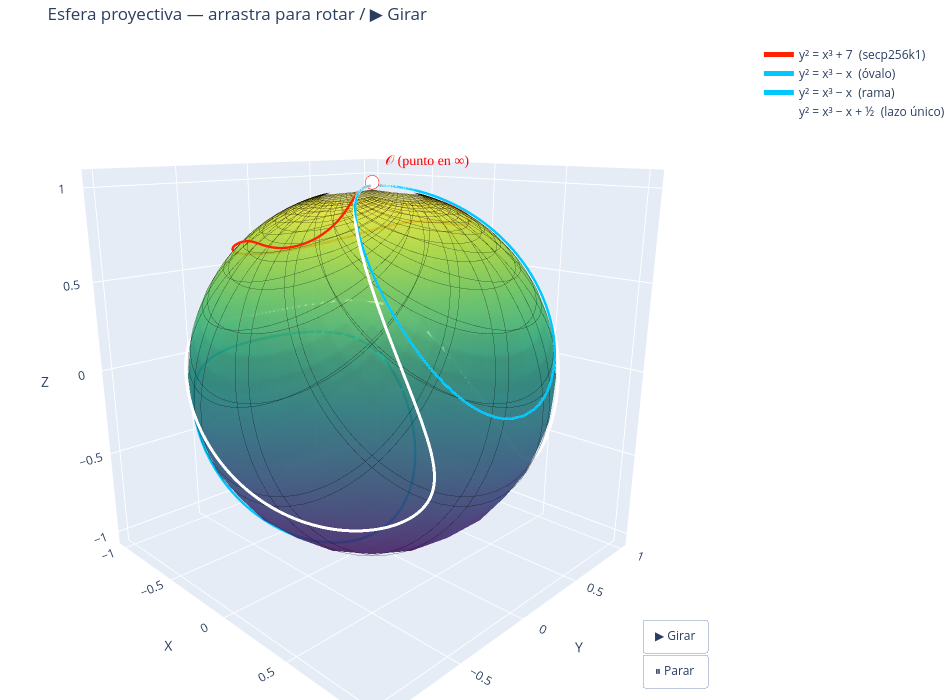

Notebook code for this chart:
### Code cell
# ═══════════════════════════════════════════════════════════════════════
#  ESFERA PROYECTIVA — misma cuadrícula deformada por proyección estereográfica
#  Arrastra para rotar, o presiona ▶ Girar.
# ═══════════════════════════════════════════════════════════════════════
fig_s = go.Figure()

# relleno coloreado (sin contornos integrados)
fig_s.add_trace(go.Surface(
    x=Xs_f, y=Ys_f, z=Zs_f,
    surfacecolor=Zs_f,
    colorscale="Viridis", showscale=False, opacity=0.65,
))

# líneas de cuadrícula deformadas (cada recta del plano se convierte en curva aquí)
gx, gy, gz = grid_sphere
fig_s.add_trace(go.Scatter3d(
    x=gx, y=gy, z=gz,
    mode="lines", line=dict(color=GRID_COLOR, width=GRID_W),
    showlegend=False, hoverinfo="skip",
))

# secp256k1: y² = x³ + 7  (roja — abraza el hemisferio superior)
fig_s.add_trace(go.Scatter3d(
    x=btc_sx, y=btc_sy, z=btc_sz,
    mode="lines", line=dict(color="rgb(255,34,0)", width=CURVE_W),
    name="y² = x³ + 7  (secp256k1)", showlegend=True,
))

# y² = x³ − x  óvalo (cian — lazo por el hemisferio inferior)
fig_s.add_trace(go.Scatter3d(
    x=egg_sx, y=egg_sy, z=egg_sz,
    mode="lines", line=dict(color="rgb(0,200,255)", width=CURVE_W),
    name="y² = x³ − x  (óvalo)", showlegend=True,
))

# y² = x³ − x  rama (cian — sube hacia el polo norte)
fig_s.add_trace(go.Scatter3d(
    x=br_sx, y=br_sy, z=br_sz,
    mode="lines", line=dict(color="rgb(0,200,255)", width=CURVE_W),
    name="y² = x³ − x  (rama)", showlegend=True,
))

# y² = x³ − x + 0.5  (blanca — un solo gran lazo envolviendo toda la esfera)
fig_s.add_trace(go.Scatter3d(
    x=wrap_sx, y=wrap_sy, z=wrap_sz,
    mode="lines", line=dict(color="white", width=CURVE_W + 1),
    name="y² = x³ − x + ½  (lazo único)", showlegend=True,
))

# punto en el infinito
fig_s.add_trace(go.Scatter3d(
    x=[0], y=[0], z=[1.03],
    mode="markers+text",
    marker=dict(size=8, color="white", line=dict(color="red", width=3)),
    text=["  𝒪 (punto en ∞)"], textposition="top right",
    textfont=dict(size=14, color="red", family="serif"),
    showlegend=False,
))

fig_s.update_layout(
    title="Esfera proyectiva — arrastra para rotar / ▶ Girar",
    scene=dict(
        xaxis_title="X", yaxis_title="Y", zaxis_title="Z",
        camera=dict(eye=dict(x=1.4, y=-1.4, z=0.6)),
        aspectmode="data",
    ),
    height=700, width=950,
    margin=dict(l=0, r=0, t=40, b=0),
)

# auto-giro
n_frames = 72
frames = []
for i in range(n_frames):
    a = 2 * np.pi * i / n_frames
    frames.append(go.Frame(
        layout=dict(scene=dict(camera=dict(
            eye=dict(x=1.8*np.cos(a), y=1.8*np.sin(a), z=0.6)))),
        name=str(i),
    ))
fig_s.frames = frames
fig_s.update_layout(updatemenus=[dict(
    type="buttons", showactive=False,
    x=0.95, y=0.02, xanchor="right", yanchor="bottom",
    buttons=[
        dict(label="▶ Girar", method="animate",
             args=[None, dict(frame=dict(duration=80, redraw=True),
                              fromcurrent=True, mode="immediate",
                              transition=dict(duration=0))]),
        dict(label="⏸ Parar", method="animate",
             args=[[None], dict(frame=dict(duration=0, redraw=False),
                                mode="immediate")]),
    ],
)])

fig_s.show()
print("Roja  = y² = x³ + 7      (secp256k1)  — lazo pequeño abrazando el polo norte")
print("Cian  = y² = x³ − x      (2 componentes — óvalo + rama, dos círculos separados)")
print("Blanca = y² = x³ − x + ½  (1 componente — un solo lazo envolviendo la esfera)")
print("\nActiva/desactiva cada una en la leyenda. La curva blanca es la del video de Trustica.")

### Figure 1 — Plotly figure (JSON) as saved in the notebook; plotly's stock layout.template omitted (floating-point values rounded to 4 significant figures; data arrays with more than 128 entries replaced by an {"elided": "..."} marker saying what was removed)
{"data": [{"colorscale": [[0, "#440154"], [0.1111, "#482878"], [0.2222, "#3e4989"], [0.3333, "#31688e"], [0.4444, "#26828e"], [0.5556, "#1f9e89"], [0.6667, "#35b779"], [0.7778, "#6ece58"], [0.8889, "#b5de2b"], [1, "#fde725"]], "opacity": 0.65, "showscale": false, "surfacecolor": {"elided": "80x80 float values"}, "type": "surface", "x": {"elided": "80x80 float values"}, "y": {"elided": "80x80 float values"}, "z": {"elided": "80x80 float values"}}, {"hoverinfo": "skip", "line": {"color": "rgba(0,0,0,0.45)", "width": 1}, "mode": "lines", "showlegend": false, "type": "scatter3d", "x": {"elided": "12060 float values"}, "y": {"elided": "12060 float values"}, "z": {"elided": "12060 float values"}}, {"line": {"color": "rgb(255,34,0)", "width": 5}, "mode": "lines", "name": "y² = x³ + 7  (secp256k1)", "showlegend": true, "type": "scatter3d", "x": {"elided": "6000 float values"}, "y": {"elided": "6000 float values"}, "z": {"elided": "6000 float values"}}, {"line": {"color": "rgb(0,200,255)", "width": 5}, "mode": "lines", "name": "y² = x³ − x  (óvalo)", "showlegend": true, "type": "scatter3d", "x": {"elided": "1600 float values"}, "y": {"elided": "1600 float values"}, "z": {"elided": "1600 float values"}}, {"line": {"color": "rgb(0,200,255)", "width": 5}, "mode": "lines", "name": "y² = x³ − x  (rama)", "showlegend": true, "type": "scatter3d", "x": {"elided": "4400 float values"}, "y": {"elided": "4400 float values"}, "z": {"elided": "4400 float values"}}, {"line": {"color": "white", "width": 6}, "mode": "lines", "name": "y² = x³ − x + ½  (lazo único)", "showlegend": true, "type": "scatter3d", "x": {"elided": "7000 float values"}, "y": {"elided": "7000 float values"}, "z": {"elided": "7000 float values"}}, {"marker": {"color": "white", "line": {"color": "red", "width": 3}, "size": 8}, "mode": "markers+text", "showlegend": false, "text": ["  𝒪 (punto en ∞)"], "textfont": {"color": "red", "family": "serif", "size": 14}, "textposition": "top right", "type": "scatter3d", "x": [0], "y": [0], "z": [1.03]}], "layout": {"height": 700, "margin": {"b": 0, "l": 0, "r": 0, "t": 40}, "scene": {"aspectmode": "data", "camera": {"eye": {"x": 1.4, "y": -1.4, "z": 0.6}}, "xaxis": {"title": {"text": "X"}}, "yaxis": {"title": {"text": "Y"}}, "zaxis": {"title": {"text": "Z"}}}, "title": {"text": "Esfera proyectiva — arrastra para rotar / ▶ Girar"}, "updatemenus": [{"buttons": [{"args": [null, {"frame": {"duration": 80, "redraw": true}, "fromcurrent": true, "mode": "immediate", "transition": {"duration": 0}}], "label": "▶ Girar", "method": "animate"}, {"args": [[null], {"frame": {"duration": 0, "redraw": false}, "mode": "immediate"}], "label": "⏸ Parar", "method": "animate"}], "showactive": false, "type": "buttons", "x": 0.95, "xanchor": "right", "y": 0.02, "yanchor": "bottom"}], "width": 950}}
